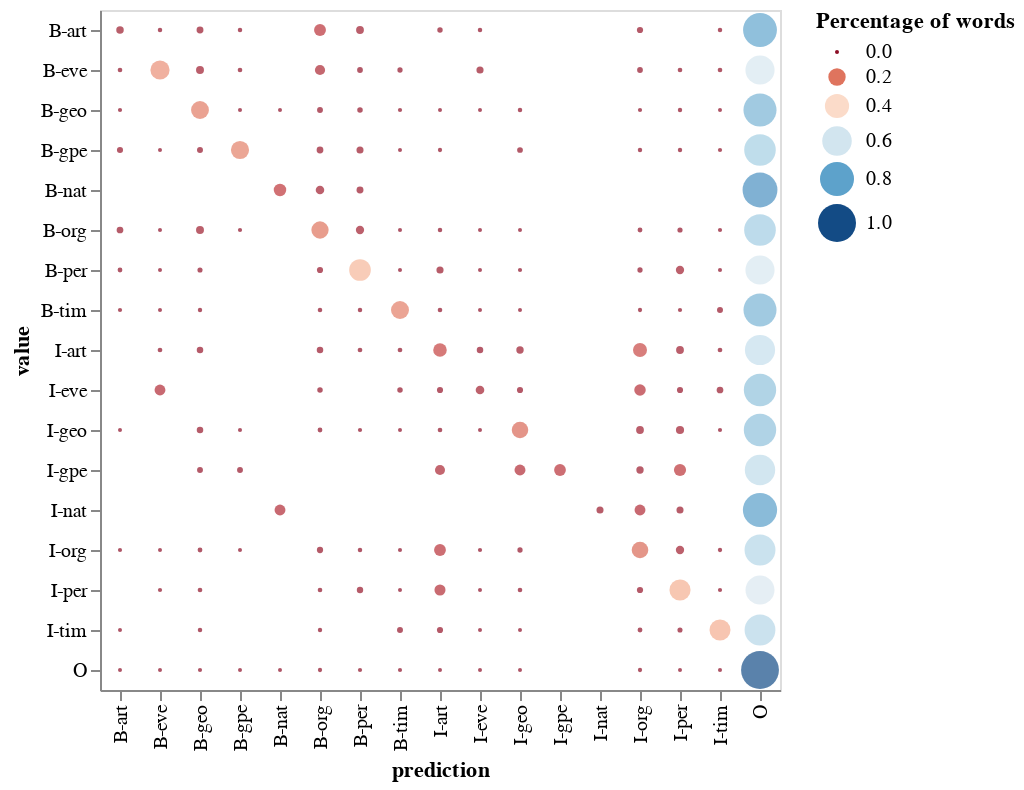

Notebook code cell kept with this figure:
### Code cell
# Evaluate test dataset
eval_test = evaluate_corpus(test_seq.seq_list, pred_test, test_seq.y_dict, ignore_tag_code=O_value)

### Figure 1 — Vega-Lite specification as saved in the notebook (floating-point values rounded to 4 significant figures; data arrays with more than 128 entries replaced by an {"elided": "..."} marker saying what was removed)
{"config": {"view": {"continuousWidth": 400, "continuousHeight": 300}}, "data": {"name": "data-4042a1ea8a146b873d419f7b84f749eb"}, "mark": "circle", "encoding": {"color": {"field": "pct_cases", "scale": {"domain": [0, 1], "scheme": "redblue"}, "type": "quantitative"}, "size": {"field": "pct_cases", "legend": {"title": "Percentage of words"}, "scale": {"domain": [0, 1]}, "type": "quantitative"}, "tooltip": [{"field": "value", "type": "nominal"}, {"field": "prediction", "type": "nominal"}, {"field": "pct_cases", "format": ".2%", "type": "quantitative"}, {"field": "num_cases", "type": "quantitative"}], "x": {"field": "prediction", "type": "ordinal"}, "y": {"field": "value", "type": "ordinal"}}, "$schema": "https://vega.github.io/schema/vega-lite/v4.17.0.json", "datasets": {"data-4042a1ea8a146b873d419f7b84f749eb": {"elided": "194 records"}}}
